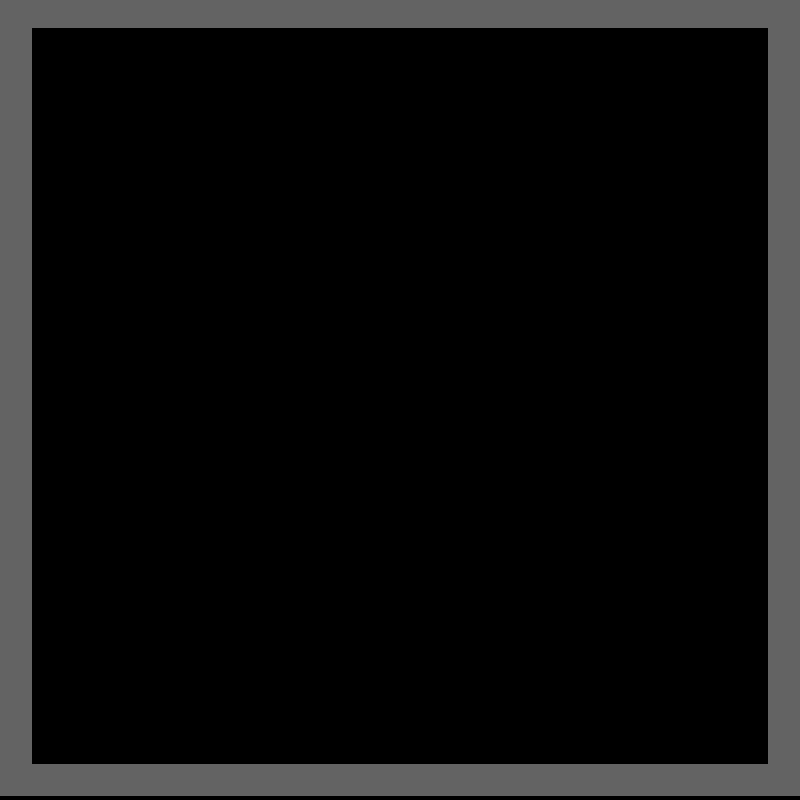

Rendered tile map (Tiled .tmx) drawn with the repository's tilesets; below, a short description and the map source with its tile grids summarised:
An orthogonal 25x25 tile map with 32x32 px tiles, 1 tile layer (Tile Layer 1), 1 hidden layer not drawn, 2 tilesets and 172 objects.

<map version="1.0" tiledversion="1.1.4" orientation="orthogonal" renderorder="right-down" width="25" height="25" tilewidth="32" tileheight="32" infinite="0" nextobjectid="217">
 <tileset firstgid="1" name="battlemaptiles" tilewidth="32" tileheight="32" tilecount="400" columns="25">
  <image source="../images/battlemaptiles.png" width="800" height="512" />
 </tileset>
 <tileset firstgid="401" name="tank1" tilewidth="32" tileheight="32" tilecount="4" columns="4">
  <image source="../images/tank1.png" width="128" height="32" />
  <tile id="0">
   <properties>
    <property name="Class" value="Player" />
   </properties>
  </tile>
  <tile id="1">
   <properties>
    <property name="Class" value="Enemy" />
   </properties>
  </tile>
  <tile id="2">
   <properties>
    <property name="Class" value="Duvar" />
   </properties>
  </tile>
  <tile id="3">
   <properties>
    <property name="Class" value="Eagle" />
   </properties>
  </tile>
 </tileset>
 <imagelayer name="background" visible="0" offsetx="-2" offsety="-4">
  <image source="../images/background-wall.png" width="500" height="177" />
 </imagelayer>
 <objectgroup name="Object Layer 1" offsetx="0" offsety="-6">
  <object id="1" gid="403" x="96" y="704" width="32" height="32" />
  <object id="2" gid="403" x="96" y="672" width="32" height="32" />
  <object id="3" gid="403" x="96" y="640" width="32" height="32" />
  <object id="4" gid="403" x="96" y="608" width="32" height="32" />
  <object id="5" gid="403" x="96" y="576" width="32" height="32" />
  <object id="6" gid="403" x="96" y="544" width="32" height="32" />
  <object id="7" gid="403" x="128" y="544" width="32" height="32" />
  <object id="8" gid="403" x="128" y="576" width="32" height="32" />
  <object id="9" gid="403" x="128" y="608" width="32" height="32" />
  <object id="10" gid="403" x="128" y="640" width="32" height="32" />
  <object id="12" gid="403" x="128" y="672" width="32" height="32" />
  <object id="13" gid="403" x="128" y="704" width="32" height="32" />
  <object id="14" gid="403" x="224" y="544" width="32" height="32" />
  <object id="15" gid="403" x="224" y="576" width="32" height="32" />
  <object id="16" gid="403" x="224" y="608" width="32" height="32" />
  <object id="17" gid="403" x="224" y="640" width="32" height="32" />
  <object id="18" gid="403" x="256" y="640" width="32" height="32" />
  <object id="19" gid="403" x="256" y="608" width="32" height="32" />
  <object id="20" gid="403" x="256" y="576" width="32" height="32" />
  <object id="21" gid="403" x="256" y="544" width="32" height="32" />
  <object id="22" gid="403" x="320" y="480" width="32" height="32" />
  <object id="23" gid="403" x="320" y="512" width="32" height="32" />
  <object id="24" gid="403" x="320" y="544" width="32" height="32" />
  <object id="25" gid="403" x="320" y="576" width="32" height="32" />
  <object id="26" gid="403" x="320" y="608" width="32" height="32" />
  <object id="27" gid="403" x="320" y="640" width="32" height="32" />
  <object id="28" gid="403" x="352" y="640" width="32" height="32" />
  <object id="29" gid="403" x="352" y="608" width="32" height="32" />
  <object id="30" gid="403" x="352" y="576" width="32" height="32" />
  <object id="32" gid="403" x="352" y="544" width="32" height="32" />
  <object id="33" gid="403" x="352" y="512" width="32" height="32" />
  <object id="34" gid="403" x="352" y="480" width="32" height="32" />
  <object id="35" gid="403" x="384" y="544" width="32" height="32" />
  <object id="36" gid="403" x="384" y="576" width="32" height="32" />
  <object id="37" gid="403" x="416" y="576" width="32" height="32" />
  <object id="38" gid="403" x="416" y="544" width="32" height="32" />
  <object id="39" gid="403" x="448" y="480" width="32" height="32" />
  <object id="40" gid="403" x="448" y="512" width="32" height="32" />
  <object id="41" gid="403" x="448" y="544" width="32" height="32" />
  <object id="42" gid="403" x="448" y="576" width="32" height="32" />
  <object id="43" gid="403" x="448" y="608" width="32" height="32" />
  <object id="44" gid="403" x="448" y="640" width="32" height="32" />
  <object id="45" gid="403" x="480" y="640" width="32" height="32" />
  <object id="46" gid="403" x="480" y="608" width="32" height="32" />
  <object id="47" gid="403" x="480" y="576" width="32" height="32" />
  <object id="48" gid="403" x="480" y="544" width="32" height="32" />
  <object id="49" gid="403" x="480" y="512" width="32" height="32" />
  <object id="50" gid="403" x="480" y="480" width="32" height="32" />
  <object id="84" gid="403" x="544" y="544" width="32" height="32" />
  <object id="85" gid="403" x="576" y="544" width="32" height="32" />
  <object id="86" gid="403" x="576" y="576" width="32" height="32" />
  <object id="87" gid="403" x="544" y="576" width="32" height="32" />
  <object id="88" gid="403" x="544" y="608" width="32" height="32" />
  <object id="89" gid="403" x="576" y="608" width="32" height="32" />
  <object id="90" gid="403" x="576" y="640" width="32" height="32" />
  <object id="91" gid="403" x="544" y="640" width="32" height="32" />
  <object id="92" gid="403" x="640" y="544" width="32" height="32" />
  <object id="93" gid="403" x="672" y="544" width="32" height="32" />
  <object id="94" gid="403" x="672" y="576" width="32" height="32" />
  <object id="95" gid="403" x="640" y="576" width="32" height="32" />
  <object id="96" gid="403" x="640" y="608" width="32" height="32" />
  <object id="97" gid="403" x="672" y="608" width="32" height="32" />
  <object id="98" gid="403" x="672" y="640" width="32" height="32" />
  <object id="99" gid="403" x="640" y="640" width="32" height="32" />
  <object id="100" gid="403" x="640" y="672" width="32" height="32" />
  <object id="101" gid="403" x="672" y="672" width="32" height="32" />
  <object id="102" gid="403" x="672" y="704" width="32" height="32" />
  <object id="103" gid="403" x="640" y="704" width="32" height="32" />
  <object id="104" gid="403" x="160" y="448" width="32" height="32" />
  <object id="105" gid="403" x="192" y="448" width="32" height="32" />
  <object id="106" gid="403" x="224" y="448" width="32" height="32" />
  <object id="107" gid="403" x="256" y="448" width="32" height="32" />
  <object id="108" gid="403" x="256" y="416" width="32" height="32" />
  <object id="109" gid="403" x="224" y="416" width="32" height="32" />
  <object id="110" gid="403" x="192" y="416" width="32" height="32" />
  <object id="111" gid="403" x="160" y="416" width="32" height="32" />
  <object id="112" gid="403" x="320" y="416" width="32" height="32" />
  <object id="113" gid="403" x="352" y="416" width="32" height="32" />
  <object id="114" gid="403" x="352" y="384" width="32" height="32" />
  <object id="115" gid="403" x="320" y="384" width="32" height="32" />
  <object id="116" gid="403" x="448" y="416" width="32" height="32" />
  <object id="117" gid="403" x="480" y="416" width="32" height="32" />
  <object id="118" gid="403" x="480" y="384" width="32" height="32" />
  <object id="119" gid="403" x="448" y="384" width="32" height="32" />
  <object id="120" gid="403" x="544" y="448" width="32" height="32" />
  <object id="121" gid="403" x="576" y="448" width="32" height="32" />
  <object id="122" gid="403" x="608" y="448" width="32" height="32" />
  <object id="123" gid="403" x="640" y="448" width="32" height="32" />
  <object id="124" gid="403" x="640" y="416" width="32" height="32" />
  <object id="125" gid="403" x="608" y="416" width="32" height="32" />
  <object id="126" gid="403" x="576" y="416" width="32" height="32" />
  </objectgroup>
 <layer name="Tile Layer 1" width="25" height="25" offsetx="0" offsety="-4">
  <properties>
   <property name="collision" value="true" />
  </properties>
  <data>[625 cells, 96 non-empty, 1 distinct tile ids]</data>
 </layer>
</map>
<!-- 81 of 172 objects omitted -->